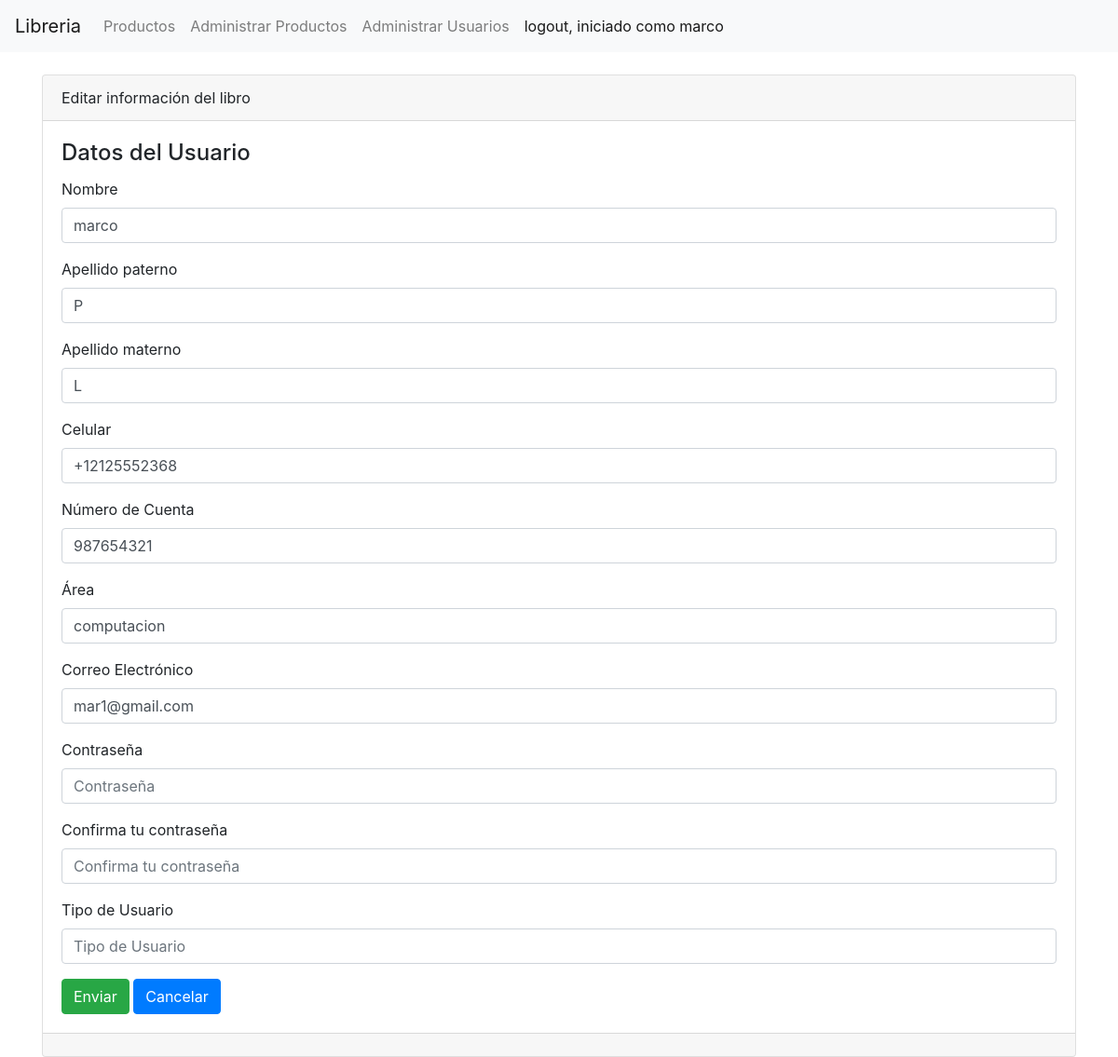
The app's page /usuarios/usuarios/editar/987654321 (signed in) with its own data.
### usuario/models.py (models this page shows, shortened)
class Usuario(models.Model):
    user = models.OneToOneField(User, on_delete=models.CASCADE)
    nombre = models.CharField(max_length=40)
    apellidopaterno = models.CharField(max_length=40)
    apellidomaterno = models.CharField(max_length=40)
    puntos = models.IntegerField(default=100)
    celular = PhoneNumberField()
    nocuenta = models.CharField(max_length=9)
    area = models.CharField(max_length=100)
    email = models.EmailField()

### usuario/views.py (the view)
# urls.py: path('usuarios/editar/<int:nocuenta>', views.editar_usuario, name='editar_u'),
@login_required
@user_passes_test(is_admin)
def editar_usuario(request, nocuenta):
    usuario = Usuario.objects.get(nocuenta=nocuenta)
    formulario = UserRegistrationForm(request.POST or None, request.FILES or None, instance=usuario)
    if formulario.is_valid() and request.POST:
        formulario.save()
        return redirect('usuarios')
    return render(request, 'usuarios/editar.html', {'formulario':formulario})

### usuario/views.py (called while the page is built)
def is_admin(user):
    return user.groups.filter(name='administrador').exists()

### usuario/templates/usuarios/editar.html (shortened to what this page needs)
{% extends 'base.html' %}
{% block contenido %}
<div class="card">
    <div class="card-header">Editar información del libro</div>
    <div class="card-body">
        <h4 class="card-title">Datos del Usuario</h4>
        {% include 'usuarios/form.html' %}
    </div>
    <div class="card-footer text-muted"></div>
</div>
{% endblock %}

### producto/templates/base.html (shortened to what this page needs)
{% load static %}
<!DOCTYPE html>
<html lang="en">
<head>
    <link rel="stylesheet" href="https://stackpath.bootstrapcdn.com/bootstrap/4.3.1/css/bootstrap.min.css"
        rel="stylesheet" />
</head>
<body>
    <nav class="navbar navbar-expand-lg navbar-light bg-light">
        <a class="navbar-brand" href="#">Libreria</a>
        <div class="collapse navbar-collapse" id="navbarNav">
            <ul class="navbar-nav">
                <li class="nav-item">
                    <a class="nav-link" href="{% url 'productos' %}">Productos</a>
                </li>
                <li class="nav-item ">
                    <a class="nav-link" href="{% url 'admin_productos' %}">Administrar Productos</a>
                </li>
                <li class="nav-item ">
                    <a class="nav-link" href="{% url 'usuarios' %}">Administrar Usuarios</a>
                </li>
                <li class="nav-item active">
                    <a class="nav-link" href="{% url 'logout' %}">logout, iniciado como {{user.username}}</a>
                </li>
            </ul>
        </div>
    </nav>
    <div class="container">
        <br/>
        {% if user.is_authenticated %}
            {% block contenido %} {% endblock %}
        {% else %}
            <a href="{% url 'login' %}">Here</a>
        {% endif %}
    </div>
</body>
</html>

### usuario/templates/usuarios/form.html (shortened to what this page needs)
<form enctype="multipart/form-data" method="post">
    {% for campo in formulario %}
    <div class="mb-3">
        <label for="" class="form-label">{{ campo.label }}</label>
        <br/>
        <input
            type="{{campo.field.widget.input_type}}"
            class="form-control"
            name="{{campo.name}}"
            id=""
            aria-describedby="helpId"
            placeholder="{{ campo.label }}"
            value="{{campo.value | default:''}}"
        />
    </div>
    {% endfor %}
    <input
        name=""
        id=""
        class="btn btn-success"
        type="submit"
        value="Enviar"
    />
    <a
        name=""
        id=""
        class="btn btn-primary"
        href="{% url 'usuarios' %}"
        role="button"
        >Cancelar</a
    >
</form>

### producto/templates/base.html (style rules this page uses)
li:last-child { margin-left: auto; }

### records on screen
Usuario: nombre "marco" "+12125552368" "987654321" "computacion" "mar1@gmail.com"

### other values on screen
{{ user.username }} "marco"
{{ campo.label }} "Nombre" "Apellido paterno" "Apellido materno" "Celular" "Número de Cuenta" "Área" "Correo Electrónico" "Contraseña" "Confirma tu contraseña" "Tipo de Usuario"
